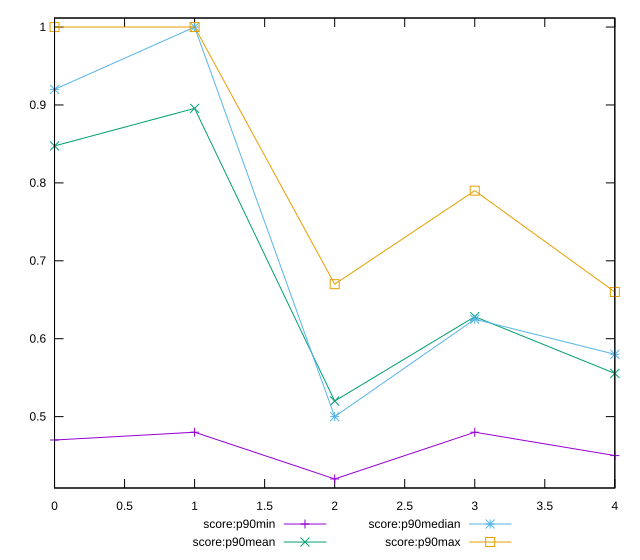

Here is the gnuplot script that generated this plot:
reset

$scoreP90Min <<EOF
0 0.47
1 0.48
2 0.42
3 0.48
4 0.45
EOF

$scoreP90Mean <<EOF
0 0.8474468085106378
1 0.8956382978723403
2 0.5199999999999999
3 0.6282978723404253
4 0.5554255319148932
EOF

$scoreP90Median <<EOF
0 0.92
1 1
2 0.5
3 0.625
4 0.58
EOF

$scoreP90Max <<EOF
0 1
1 1
2 0.67
3 0.79
4 0.66
EOF

set key outside below
set xrange [0:4]
set yrange [0.4084:1.0116]
set trange [0.4084:1.0116]
set terminal svg size 640, 560 enhanced background rgb 'white'
set output "report_00014_2021-02-09T15:56:05.503Z/uses-http2/progression/score.svg"

plot $scoreP90Min title "score:p90min" with linespoints, \
     $scoreP90Mean title "score:p90mean" with linespoints, \
     $scoreP90Median title "score:p90median" with linespoints, \
     $scoreP90Max title "score:p90max" with linespoints

reset
